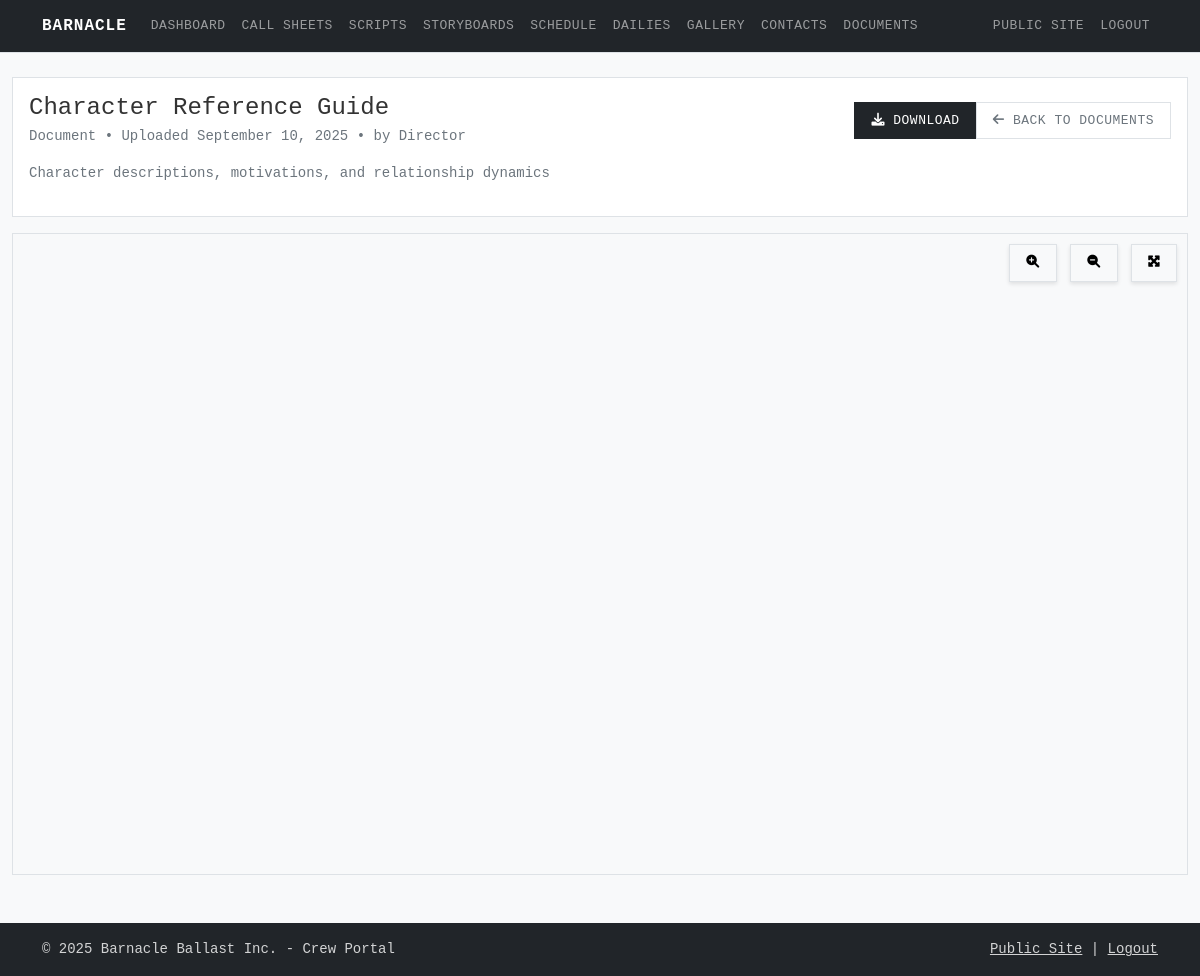
Screenshot of /view/6 (signed in) with the database file from the repository.
### app.py (models this page shows, shortened)
class Document(db.Model):
    id = db.Column(db.Integer, primary_key=True)
    title = db.Column(db.String(200), nullable=False)
    filename = db.Column(db.String(200), nullable=False)
    filepath = db.Column(db.String(300), nullable=False)
    document_type = db.Column(db.String(50), nullable=False)  # script, sides, dailies, photo, document
    file_size = db.Column(db.Integer)
    mime_type = db.Column(db.String(100))
    description = db.Column(db.Text)
    created_at = db.Column(db.DateTime, default=datetime.utcnow)
    created_by = db.Column(db.String(100))

### app.py (the view)
@app.route('/view/<int:doc_id>')
def view_document(doc_id):
    if not session.get('crew_logged_in'):
        return redirect(url_for('crew_login'))
    document = Document.query.get_or_404(doc_id)
    return render_template('crew/document_viewer.html', document=document)

### templates/crew/document_viewer.html (shortened to what this page needs)
{% extends "crew/crew_base.html" %}
{% block content %}
<div class="container-fluid mt-4">
    <div class="row">
        <div class="col-12">
            <div class="card mb-3">
                <div class="card-body">
                    <div class="d-flex justify-content-between align-items-center">
                        <div>
                            <h4 class="mb-1">{{ document.title }}</h4>
                            <p class="text-muted mb-0">
                                {{ document.document_type.title() }} •
                                Uploaded {{ document.created_at.strftime('%B %d, %Y') }}
                                {% if document.created_by %} • by {{ document.created_by }}{% endif %}
                            </p>
                        </div>
                        <div class="btn-group">
                            <a href="{{ url_for('download_document', doc_id=document.id) }}"
                               class="btn btn-primary">
                                <i class="fas fa-download"></i> Download
                            </a>
                            <a href="{{ url_for('crew_documents') }}"
                               class="btn btn-outline-secondary">
                                <i class="fas fa-arrow-left"></i> Back to Documents
                            </a>
                        </div>
                    </div>
                    {% if document.description %}
                    <div class="mt-3">
                        <p class="text-muted">{{ document.description }}</p>
                    </div>
                    {% endif %}
                </div>
            </div>
            <div class="card">
                <div class="card-body p-0">
                    <div class="pdf-viewer-container" style="height: 80vh;">
                        <iframe
                            src="{{ url_for('static', filename=document.filepath) }}#toolbar=1&navpanes=1&scrollbar=1&view=FitH"
                            width="100%"
                            height="100%"
                            style="border: none;">
                            <p>Your browser does not support PDFs.
                               <a href="{{ url_for('download_document', doc_id=document.id) }}">Download the PDF</a>
                            </p>
                        </iframe>
                    </div>
                </div>
            </div>
        </div>
    </div>
</div>
{% endblock %}

### static/css/main.css (style rules this page uses)
:root { --bb-primary: #2c5f63; --bb-secondary: #6c757d; --bb-accent: #495057; --bb-dark: #212529; --bb-light: #f8f9fa; --bb-border: #dee2e6; }
body { font-family: 'SF Mono', 'Monaco', 'Inconsolata', 'Roboto Mono', 'Courier New', monospace; line-height: 1.5; font-size: 14px; color: var(--bb-dark); background-color: #ffffff; }
.btn { font-family: inherit; font-size: 13px; font-weight: 500; border-radius: 0; border: 1px solid var(--bb-border); padding: 8px 16px; text-transform: uppercase; letter-spacing: 0.5px; transition: all 0.2s ease; }
.btn-primary { background-color: var(--bb-dark); border-color: var(--bb-dark); color: white; }
.card { border: 1px solid var(--bb-border); border-radius: 0; box-shadow: none; background-color: white; }
.crew-portal { background-color: #f8f9fa; color: var(--bb-dark); }

### static/css/crew.css (style rules this page uses)
.crew-portal { background-color: #f8f9fa; min-height: 100vh; font-family: 'SF Mono', 'Monaco', 'Inconsolata', 'Roboto Mono', 'Courier New', monospace; }
.crew-portal .card { background-color: rgba(255, 255, 255, 0.95); color: #333; }
.crew-portal .text-muted { color: #6c757d !important; }

### templates/crew/document_viewer.html (style rules this page uses)
.pdf-viewer-container { position: relative; background: #f8f9fa; }
.pdf-viewer-container iframe { border-radius: 0.375rem; }

### rows the page displays
Document: title "Character Reference Guide", document_type "Document", created_at "September 10, 2025", created_by "Director", description "Character descriptions, motivations, and relationship dynamics"
